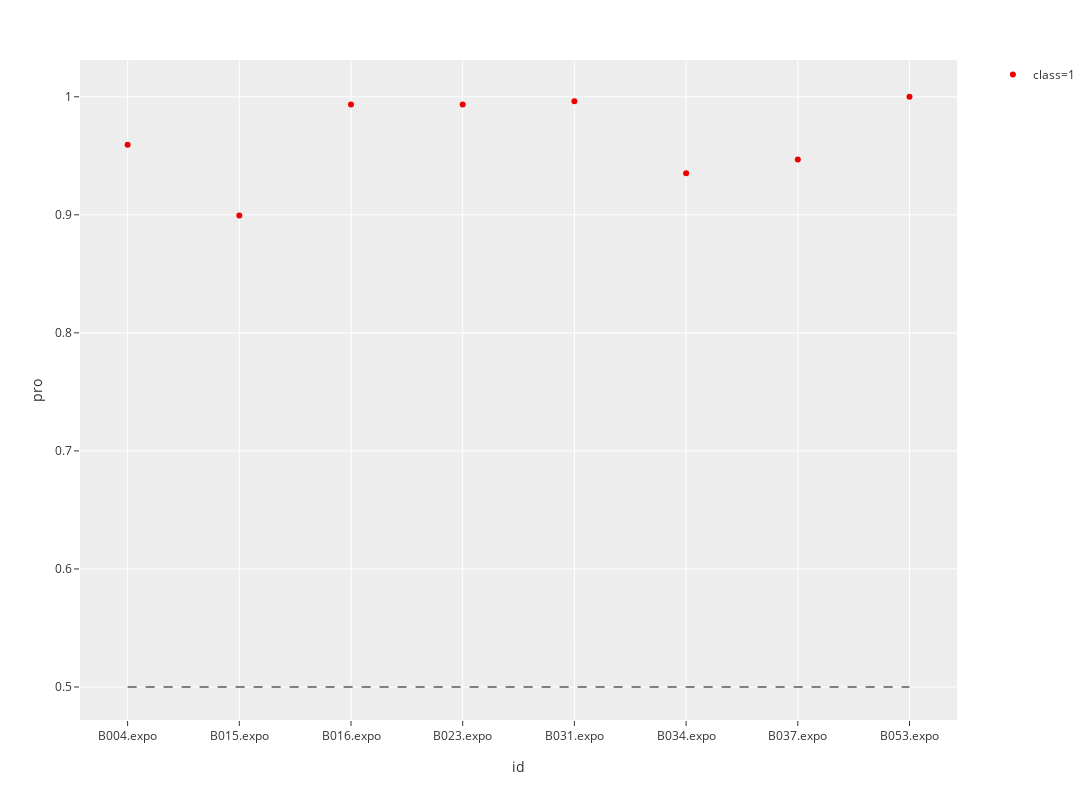

Notebook cell for this chart:
### Code cell
benign_pre = predict_plot('test_benign')

### Figure 1 — Plotly figure (JSON) as saved in the notebook; plotly's stock layout.template omitted (floating-point values rounded to 4 significant figures)
{"data": [{"hoverlabel": {"namelength": 0}, "hovertemplate": "class=1<br>id=%{x}<br>pro=%{y}", "legendgroup": "class=1", "marker": {"color": "#EE0000", "symbol": "circle"}, "mode": "markers", "name": "class=1", "showlegend": true, "type": "scatter", "x": ["B004.expo", "B015.expo", "B016.expo", "B023.expo", "B031.expo", "B034.expo", "B037.expo", "B053.expo"], "xaxis": "x", "y": [0.9593, 0.8994, 0.9934, 0.9935, 0.9963, 0.9352, 0.9467, 1.0], "yaxis": "y"}, {"line": {"color": "grey", "dash": "dash"}, "mode": "lines", "showlegend": false, "type": "scatter", "x": ["B004.expo", "B053.expo"], "y": [0.5, 0.5]}], "layout": {"height": 800, "legend": {"tracegroupgap": 0}, "margin": {"t": 60}, "width": 1200, "xaxis": {"anchor": "y", "domain": [0, 0.98], "title": {"text": "id"}}, "yaxis": {"anchor": "x", "domain": [0, 1], "title": {"text": "pro"}}}}
